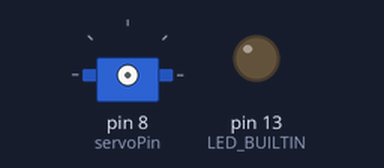
Bench run of a sketch on a simulated Arduino Uno, built with avr-gcc and run on an emulated ATmega328P. On the bench: servo, output pins drawn as LEDs (lit = HIGH). What the sketch prints to the serial monitor is not drawn.

Above: at 0.5 s.
At 12.8 s:
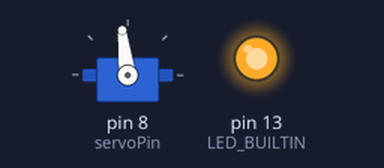
Timing chart, 0 to 15.6 s (numbered marks = the images above):
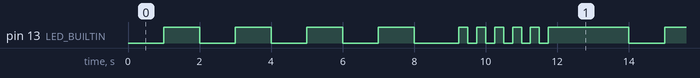

The sketch:

main.ino
```cpp
#include <Servo.h>

Servo continuousServo;

// Determine general properties
const int servoPin = 8;
const int servoSpeed = 4;

// Map the servo speed value to a .writeMicroseconds() unit
const int mappedServoSpeed = map(servoSpeed, -50, 50, 1000, 2000);

// Determine the LED behavior properties
unsigned long previousTimeLedBlinked = 0;
const unsigned long ledBlinkDelay = 1000;
byte ledState = LOW;

// Determine the release properties
unsigned long previousTimeRelease = 0;
const unsigned long releaseDelay = 12000;
const int releaseDuration = 1000;

unsigned long timeNow = 0;

void setup() {
  Serial.begin(9600);
  Serial.println("The thing's working!");
  pinMode(LED_BUILTIN, OUTPUT);
}

void loop() {

  // Start a "stopwatch"
  timeNow = millis();

  if (releaseDelay - (timeNow - previousTimeRelease) <= 3000) {
    fastBlink();
  }
  else {
    blink();
  }

  // Call the release() function everytime the release delay passes
  if (timeNow - previousTimeRelease >= releaseDelay) {
    previousTimeRelease += releaseDelay;
    release();
    // Reset the stopwatch to keep synchronized
    timeNow = 0;
  }
}

void release() {
  digitalWrite(LED_BUILTIN, HIGH);
  continuousServo.attach(servoPin);
  continuousServo.writeMicroseconds(mappedServoSpeed);
  delay(releaseDuration);
  continuousServo.detach();
}

void blink() {
  // Make the LED blink
  if (timeNow - previousTimeLedBlinked >= ledBlinkDelay) {
    previousTimeLedBlinked += ledBlinkDelay;
    if (ledState == HIGH) {
      ledState = LOW;
    }
    else {
      ledState = HIGH;
    }
    digitalWrite(LED_BUILTIN, ledState);
  }
}

void fastBlink() {
  // Make the LED blink faster
  if (timeNow - previousTimeLedBlinked >= (ledBlinkDelay / 4)) {
    previousTimeLedBlinked += (ledBlinkDelay / 4);
    if (ledState == HIGH) {
      ledState = LOW;
    }
    else {
      ledState = HIGH;
    }
    digitalWrite(LED_BUILTIN, ledState);
  }
}
```

Measured:
- by itself, pin 13 (LED_BUILTIN): repeats every 12.0 s: 3 × (LOW 1.0 s, HIGH 1.0 s), LOW 1.3 s, 5 × (HIGH 0.25 s, LOW 0.25 s), HIGH 2.2 s
